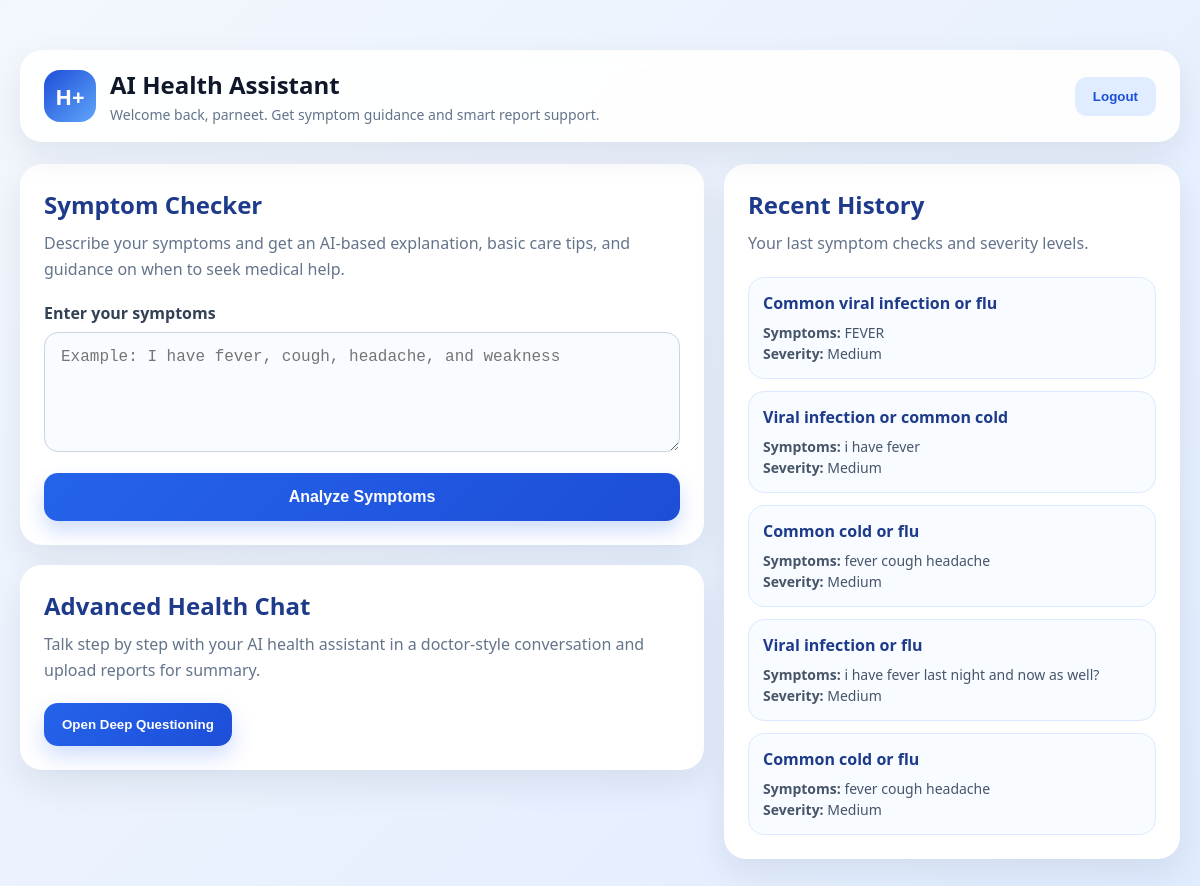
/ (signed in), run on the app's committed database.
### tables this page shows
CREATE TABLE history (
            id INTEGER PRIMARY KEY AUTOINCREMENT,
            user_id INTEGER,
            symptoms TEXT,
            possible_condition TEXT,
            severity TEXT,
            FOREIGN KEY(user_id) REFERENCES users(id)
        );

### app.py (the view)
@app.route("/")
def home():
    if "user_id" not in session:
        return redirect(url_for("login"))
    history = get_user_history(session["user_id"])
    return render_template(
        "index.html",
        user_name=session["user_name"],
        history=history
    )

### app.py (called while the page is built)
def get_user_history(user_id):
    conn = sqlite3.connect(DB_NAME)
    cursor = conn.cursor()
    cursor.execute("""
        SELECT symptoms, possible_condition, severity
        FROM history
        WHERE user_id = ?
        ORDER BY id DESC
        LIMIT 5
    """, (user_id,))
    rows = cursor.fetchall()
    conn.close()
    history = []
    for row in rows:
        history.append({
            "symptoms": row[0],
            "condition": row[1],
            "severity": row[2]
        })
    return history

### templates/index.html (shortened to what this page needs)
<!DOCTYPE html>
<html lang="en">
<head>
    <link rel="stylesheet" href="{{ url_for('static', filename='style.css') }}">
</head>
<body>
<div class="app-shell">
    <div class="topbar">
        <div class="topbar-left">
            <div class="topbar-logo">H+</div>
            <div>
                <h2>AI Health Assistant</h2>
                <p>Welcome back, {{ user_name }}. Get symptom guidance and smart report support.</p>
            </div>
        </div>
        <a href="/logout"><button class="btn-secondary">Logout</button></a>
    </div>
    <div class="grid-2">
        <div>
            <div class="card">
                <h2 class="section-title">Symptom Checker</h2>
                <p class="section-subtitle">Describe your symptoms and get an AI-based explanation, basic care tips, and guidance on when to seek medical help.</p>
                <form method="POST" action="/predict">
                    <div class="form-group">
                        <label class="form-label">Enter your symptoms</label>
                        <textarea class="form-textarea" name="symptoms" placeholder="Example: I have fever, cough, headache, and weakness" required></textarea>
                    </div>
                    <button class="btn-primary" type="submit">Analyze Symptoms</button>
                </form>
            </div>
            <div class="card">
                <h2 class="section-title">Advanced Health Chat</h2>
                <p class="section-subtitle">Talk step by step with your AI health assistant in a doctor-style conversation and upload reports for summary.</p>
                <a href="/advanced"><button class="action-btn">Open Deep Questioning</button></a>
            </div>
        </div>
        <div>
            <div class="card">
                <h2 class="section-title">Recent History</h2>
                <p class="section-subtitle">Your last symptom checks and severity levels.</p>
                <div class="history-list">
                    {% if history %}
                        {% for item in history %}
                            <div class="history-item">
                                <h4>{{ item.condition }}</h4>
                                <p><strong>Symptoms:</strong> {{ item.symptoms }}</p>
                                <p><strong>Severity:</strong> {{ item.severity }}</p>
                            </div>
                        {% endfor %}
                    {% else %}
                        <div class="history-item">
                            <p>No previous history found yet.</p>
                        </div>
                    {% endif %}
                </div>
            </div>
        </div>
    </div>
</div>
</body>
</html>

### static/style.css (style rules this page uses)
* { margin: 0; padding: 0; box-sizing: border-box; }
body { font-family: "Segoe UI", Arial, sans-serif; background: linear-gradient(135deg, #f3f7fd, #e0ecff); color: #0f172a; min-height: 100vh; }
a { text-decoration: none; }
.form-group { margin-bottom: 16px; }
.form-label { display: block; margin-bottom: 8px; font-weight: 600; color: #334155; }
.form-input, .form-textarea, .file-input { width: 100%; padding: 15px 16px; border: 1px solid #cbd5e1; border-radius: 14px; font-size: 16px; outline: none; transition: all 0.25s ease; background: #f8fbff; }
.form-textarea { resize: vertical; min-height: 120px; }
.btn-primary { width: 100%; border: none; border-radius: 14px; padding: 15px 18px; background: linear-gradient(135deg, #2563eb, #1d4ed8); color: white; font-size: 16px; font-weight: 700; cursor: pointer; transition: transform 0.2s ease, box-shadow 0.2s ease; box-shadow: 0 10px 20px rgba(37, 99, 235, 0.22); }
.app-shell { max-width: 1200px; margin: 30px auto; padding: 20px; }
.topbar { background: rgba(255, 255, 255, 0.92); backdrop-filter: blur(10px); border-radius: 22px; padding: 18px 24px; box-shadow: 0 14px 35px rgba(15, 23, 42, 0.08); display: flex; justify-content: space-between; align-items: center; margin-bottom: 22px; gap: 16px; }
.topbar-left { display: flex; align-items: center; gap: 14px; }
.topbar-logo { width: 52px; height: 52px; border-radius: 16px; background: linear-gradient(135deg, #1d4ed8, #60a5fa); display: flex; align-items: center; justify-content: center; color: white; font-weight: 800; font-size: 22px; overflow: hidden; }
.topbar h2 { font-size: 24px; font-weight: 800; color: #0f172a; }
.topbar p { font-size: 14px; color: #64748b; margin-top: 4px; }
.btn-secondary { border: none; border-radius: 12px; padding: 12px 18px; background: #e0ecff; color: #1d4ed8; font-weight: 700; cursor: pointer; }
.card { background: #ffffff; border-radius: 22px; padding: 24px; box-shadow: 0 14px 35px rgba(15, 23, 42, 0.08); margin-bottom: 20px; }
.section-title { font-size: 24px; font-weight: 800; color: #1e3a8a; margin-bottom: 10px; }
.section-subtitle { color: #64748b; margin-bottom: 20px; line-height: 1.6; }
.grid-2 { display: grid; grid-template-columns: 1.2fr 0.8fr; gap: 20px; }
.history-list { display: flex; flex-direction: column; gap: 12px; }
.history-item { background: #f8fbff; border: 1px solid #dbeafe; border-radius: 16px; padding: 14px; }
.history-item h4 { color: #1e3a8a; margin-bottom: 8px; }
.history-item p { color: #475569; font-size: 14px; line-height: 1.5; }
.action-btn, .upload-row button, .new-chat-btn { border: none; border-radius: 14px; padding: 14px 18px; background: linear-gradient(135deg, #2563eb, #1d4ed8); color: white; font-weight: 700; cursor: pointer; box-shadow: 0 10px 22px rgba(37, 99, 235, 0.22); }

### data on the page
history: condition "Common viral infection or flu", symptoms "FEVER", severity "Medium"
history: condition "Viral infection or common cold", symptoms "i have fever", severity "Medium"
history: condition "Common cold or flu", symptoms "fever cough headache", severity "Medium"
history: condition "Viral infection or flu", symptoms "i have fever last night and now as well?", severity "Medium"
history: condition "Common cold or flu", symptoms "fever cough headache", severity "Medium"

### other printed values
{{ user_name }} "parneet"
